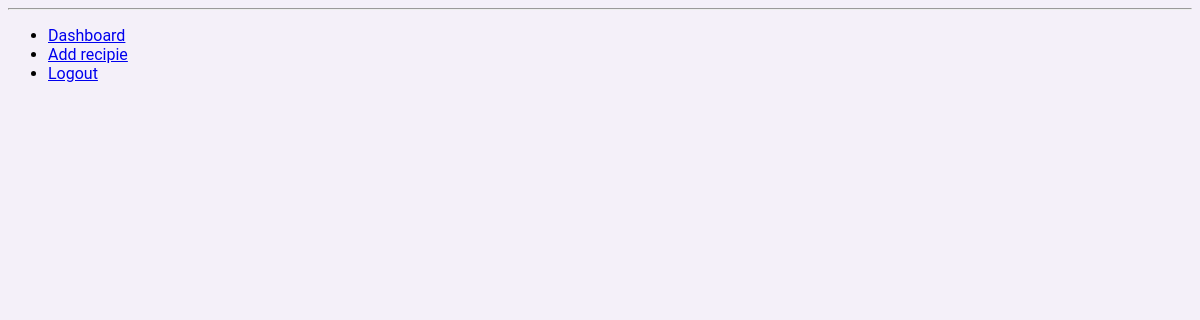
Before: /addpost/index (signed in) with the older database file.
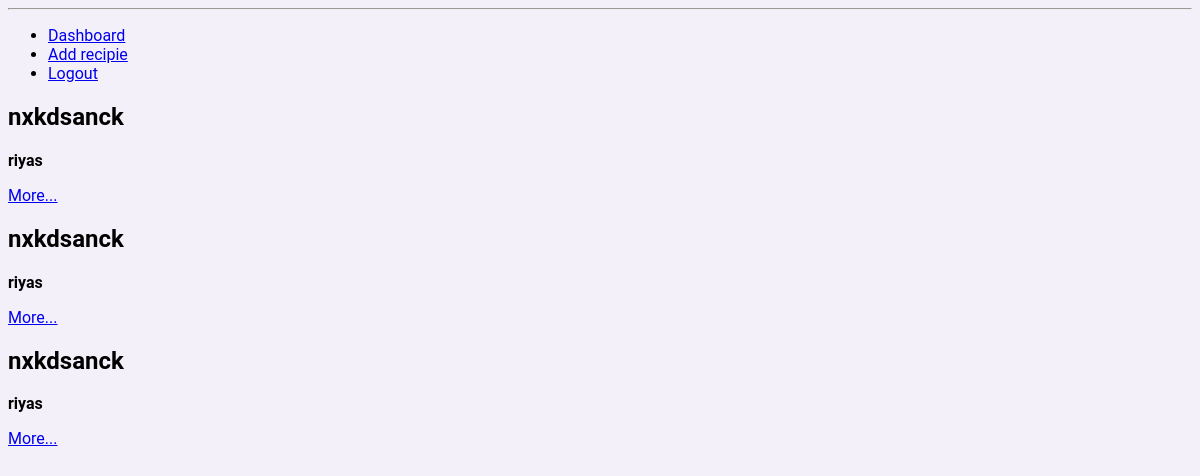
After: the same page with the newer database file.
### addpost/models.py (models this page shows, shortened)
class Blog(models.Model):
    title = models.TextField()
    ingredients = models.TextField()
    body = models.TextField()
    preptime = models.DecimalField(decimal_places=0, max_digits=3, default=0),
    course = models.CharField(max_length=20, choices=course_choices, default='appetizer')
    diet = models.CharField(max_length=28, choices=diet_choices, default='diet')
    created_on = models.DateTimeField(default=timezone.now)
    author = models.ForeignKey(User, on_delete=models.CASCADE)

### addpost/views.py (the view)
# urls.py: path('addpost/index',BlogView.as_view(), name='blog-detail'),
class BlogView(View):
    def get(self, request, *args, **kwargs):
        blogs = Blog.objects.all().order_by('-created_on')
        form = BlogForm()
        context = {
            'blog_list' : blogs,
            'form' :form,
            'name': request.user.first_name
        }
        return render(request, 'addpost/blogindex.html', context)

### templates/addpost/blogindex.html (shortened to what this page needs)
{% load static %}
<!DOCTYPE html>
<html lang="en">
<head>
    <link rel="stylesheet" href="{% static 'mainpage.css' %}">
</head>
<body>
    <header>
        <nav class="navbar">
            <hr>
            <ul>
                <li><a href="/addpost/index">Dashboard</a></li>
                <li><a href="/addpost">Add recipie</a></li>
                <li><a href="/signout" id="logout">Logout</a></li>
            </ul>
        </nav>
    </header>
    <section class="dashboard" id="dashboard">
        <div class="row justify-content-center mt-3 blogg">
            {% for blog in blog_list %}
            <div class="col-md-5 col-sm-12 border-bottom bloogg">
                <h1>
                        {{ blog.title }}
                </h1>
                <p><strong>{{blog.author }}</strong> </p>
                <a href="{% url 'blog-detail' blog.pk %}">More...</a>
            </div>
            {% endfor %}
        </div>
    </section>
</body>
</html>

### authentication/static/mainpage.css (style rules this page uses)
body { background: #F4F0F9; font-family: 'Roboto'; overflow-x: hidden; }

Changed rows visible on the page:
added Blog: title "nxkdsanck", author "riyas"
added Blog: title "nxkdsanck", author "riyas"
added Blog: title "nxkdsanck", author "riyas"
